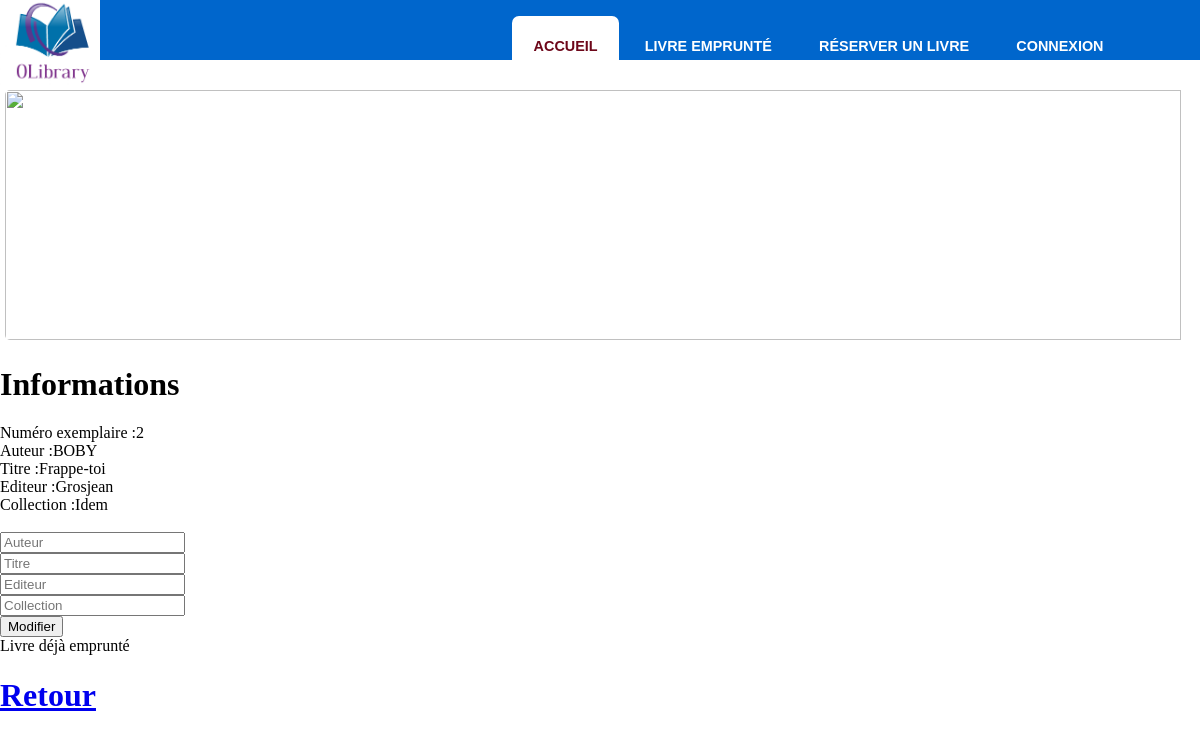
Screenshot of /modifier.php?id=2 with the database file from the repository.
### tables this page shows
CREATE TABLE IF NOT EXISTS `livre` (
  `livre_exemplaire` int(11) NOT NULL AUTO_INCREMENT,
  `livre_auteur` varchar(255) DEFAULT NULL,
  `livre_titre` varchar(25) DEFAULT NULL,
  `livre_editeur` varchar(25) DEFAULT NULL,
  `livre_collection` varchar(25) DEFAULT NULL,
  `livre_ISBN` varchar(25) DEFAULT NULL,
  `livre_etat` varchar(25) NOT NULL,
  `fournisseur_id` int(11) NOT NULL,
  `emprunt_id` int(11) DEFAULT NULL,
  `collections_id` int(11) DEFAULT NULL,
  PRIMARY KEY (`livre_exemplaire`),
  KEY `FK_livre_emprunt_id` (`emprunt_id`),
  KEY `FK_livre_collections_id` (`collections_id`)
);

### modifier.php (the view, shortened to what this page needs)
<?php include_once("./includes/header.php");
?>
<div id="menu">
      <ul>
        <li class="active"><a href="./index.php" accesskey="1" title="Page d'Accueil">Accueil</a></li>
        <li><a href="./emprunte.php" accesskey="2" title="Page de notre école">Livre emprunté</a></li>
        <li><a href="./reserver.php" accesskey="3" title="Fiche d'inscription">Réserver un livre</a></li>
        <li><a href="./connexion.php" accesskey="4" title="Connexion">Connexion</a></li>
</div>
<img id="banner" src="images/banner.jpeg">
<body>
    <h1>Informations</h1>
 <?php
                      $sql = $connexion->prepare("SELECT * FROM livre WHERE livre_exemplaire ='".$_GET["id"]."'");
                      $sql->execute();
                      while ($donnees = $sql->fetch()) {
                        echo "Numéro exemplaire :";
                        echo $donnees['livre_exemplaire']."<br>" ;
                        echo "Auteur :";
                        echo $donnees['livre_auteur']."<br>" ;
                        echo "Titre :";
                        echo $donnees['livre_titre']."<br>" ;
                        echo "Editeur :";
                        echo $donnees['livre_editeur']."<br>" ;
                        echo "Collection :";
                        echo $donnees['livre_collection']."<br>" ;
                      }
         ?>
        <form method="POST">
          <input type="text" name="nom" required placeholder="Auteur"/></br>
          <input type="text" name="prenom" required placeholder="Titre"/></br>
          <input type="text" name="adresse" required placeholder="Editeur"/></br>
          <input type="text" name="codepostal" required placeholder="Collection"/></br>
          <input type="submit" name="send" value="Modifier"></br>
        </form>
                      <?php
                      $req = $connexion->prepare("SELECT * FROM emprunt WHERE livre_exemplaire='".$_GET["id"]."'");
                      $req->execute();
                      $count = $req->rowCount();
                      if ($count > 0) {
                      echo "Livre déjà emprunté";
                      } else {
                        echo '
                        <form method="POST">
                           </br></br></br></br>
                          <h1>Emprunt</h1>
                          <input type="number" name="utilisateur_id" placeholder="ID utilisateur"></br>
                                <script type="text/javascript">
                                    d = new Date();
                                  document.write(d.toLocaleDateString());
                                </script></br>
                          <input type="submit" name="valide" value="Valide emprunt"><br>
                          <input type="number" name="emprunt_jour" value="7"placeholder="durée emprunt"></br>
                        </form>'
                ;}
                ?>
                  <h1><a href="./admin.php">Retour</a></h1>
                  </div>
                </div>
</body>

### css/style.css (style rules this page uses)
#menu { height: 60px; }
#menu ul { display: inline-block; padding: 0em 2em; text-align: center; }
#menu li { display: inline-block; font-family: Arial; }
#menu li a, #menu li span { display: inline-block; padding: 0em 1.5em; text-decoration: none; font-size: 0.90em; font-weight: 600; text-transform: uppercase; line-height: 60px; outline: 0; color: #FFF; }
#menu li:hover a, #menu li.active a, #menu li.active span { background: #FFF; border-radius: 7px 7px 0px 0px; color: #6D071A; }
#menu { text-align: middle; background-color: #0066CC; padding-left: 40%; }
html { height: 100%; }
body { min-height: 10%; margin: 0; padding: 0; }
body { position: relative; }
#banner { width: 99%; height: 250px; padding-left: 5px; padding-top: 5px; padding-top: 5px; padding-bottom: 5px; border-radius: 10px; }

### rows the page displays
livre: livre_exemplaire "2", livre_auteur "BOBY", livre_titre "Frappe-toi", livre_editeur "Grosjean", livre_collection "Idem"
